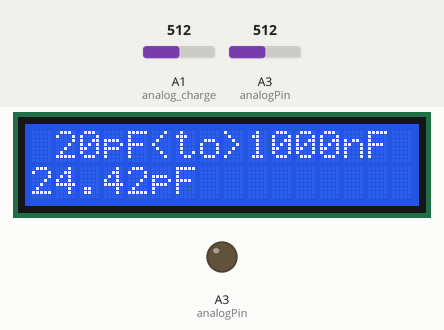
Bench run of a sketch on a simulated Arduino Uno, built with avr-gcc and run on an emulated ATmega328P. Parts: 16×2 character LCD, output pins drawn as LEDs (lit = HIGH). The inputs (shaded band) are chosen by the test bench; at power-on: A3 (analogPin) = 512, A1 (analog_charge) = 512. Pins used as bus, display or sensor lines are not drawn.

Above: at 1.2 s.
1.3 s: A3 (analogPin) set to 473
At 2.9 s:
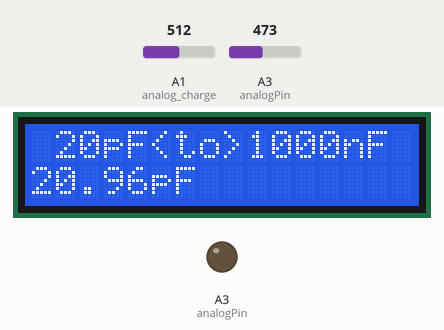
3.5 s: A3 (analogPin) set to 443
At 4.18 s:
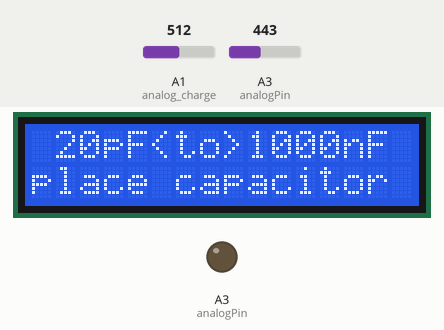
6.1 s: A3 (analogPin) set to 1010
At 7.2 s:
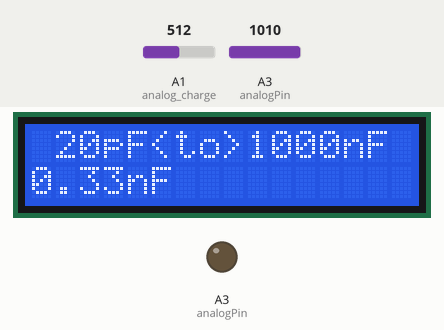
7.6 s: A1 (analog_charge) set to 0
At 9.1 s:
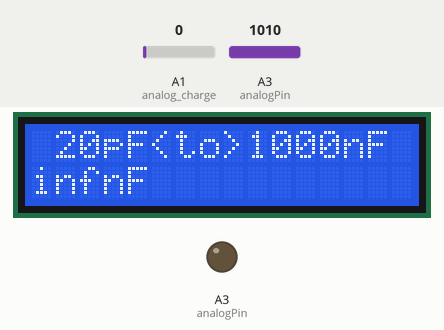
9.6 s: A1 (analog_charge) set to 30
At 10.9 s:
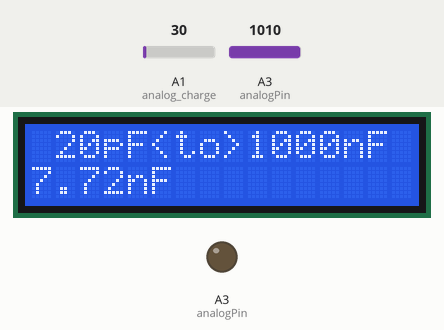
11.6 s: A1 (analog_charge) set to 10
At 12.8 s:
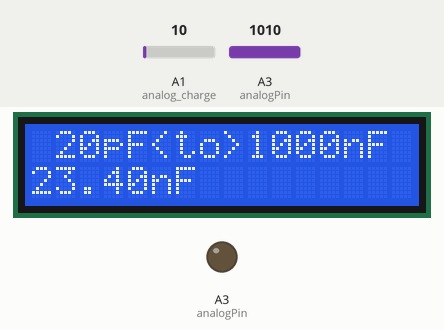
Timing chart, 0 to 14.6 s (numbered marks = the images above; inputs shaded):
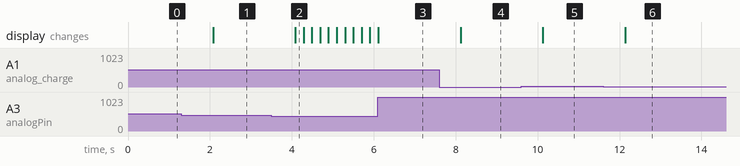

Measured:
- the behaviour switches between 462 and 461 on A3 (analogPin) (found by bisection; images 1 and 2)
- after the input at 1.3 s, the display: changes after 0.78 s (image 1)
- after the input at 3.5 s, the display: changes after 0.58 s (image 2)
- after the input at 6.1 s, the display: changes at once (image 3)
- after the input at 7.6 s, the display: changes after 0.52 s (image 4)
- after the input at 9.6 s, the display: changes after 0.53 s (image 5)
- after the input at 11.6 s, the display: changes after 0.54 s (image 6)

The sketch:

CapacitancTest.ino
```cpp
#include <LiquidCrystal.h>
LiquidCrystal lcd(6, 7, 2, 3, 4, 5);
const int analog_charge = A1;
const int analogPin = A3;
float ck=24.42;
int voltage;
float cu;
void setup()
{
Serial.begin(9600);
lcd.begin(16, 2);
lcd.print(" 20pF<to>1000nF ");
lcd.setCursor(0,1);
lcd.print("place capacitor ");
pinMode(analogPin,OUTPUT);
pinMode(analog_charge,OUTPUT);
}

void loop()
{
     abc:
     pinMode(analogPin,INPUT);
     digitalWrite(analog_charge,HIGH);
     voltage=analogRead(analogPin);
     digitalWrite(analog_charge,LOW);
     //analog_charge = 998 || 999 || 1000 || 1001 and ! 1024
     pinMode(analogPin,OUTPUT);
      if(voltage<1000)
     {
      cu=((ck*voltage)/(1024.0-voltage));
      if(cu>20.0)
      {
       lcd.setCursor(0,1);
       lcd.print("                ");
       lcd.setCursor(0,1);
       lcd.print(cu,2);
       lcd.print("pF");
      }
      else
      {
       lcd.setCursor(0,1);
       lcd.print("place capacitor ");
       delay(200);
       lcd.setCursor(0,1);
       lcd.print("                ");
       delay(200);
       goto abc;
      }
     }
    else
    {
      voltage=0;
      pinMode(analogPin,OUTPUT);
      delay(1);
      pinMode(analog_charge,INPUT_PULLUP);
      unsigned long start_time = micros();
      unsigned long final_time=0;

      while((voltage < 1) && (final_time < 400000L))
      {
        voltage = digitalRead(analog_charge);
        unsigned long stop_time = micros();
        final_time = stop_time > start_time ? stop_time - start_time : start_time - stop_time;
      }

      pinMode(analog_charge, INPUT);
      voltage = analogRead(analog_charge);
      digitalWrite(analogPin, HIGH);
      int delay_T = (int)(final_time / 1000L) * 5;
      delay(delay_T);
      pinMode(analog_charge, OUTPUT);
      digitalWrite(analog_charge, LOW);
      digitalWrite(analogPin, LOW);

      cu = -(float)final_time / 34.8 ;
      cu /= log(1.0 - (float)voltage / (float)1023);
      if(cu < 1000.0)
      {
       lcd.setCursor(0,1);
       lcd.print("                ");
       lcd.setCursor(0,1);
       lcd.print(cu,2);
       lcd.print("nF");
      }
      else
      {
       lcd.setCursor(0,1);
       lcd.print("                ");
       lcd.setCursor(0,1);
       lcd.print("**Out of Range**");
      }
    }
    delay(1000);
}
```
